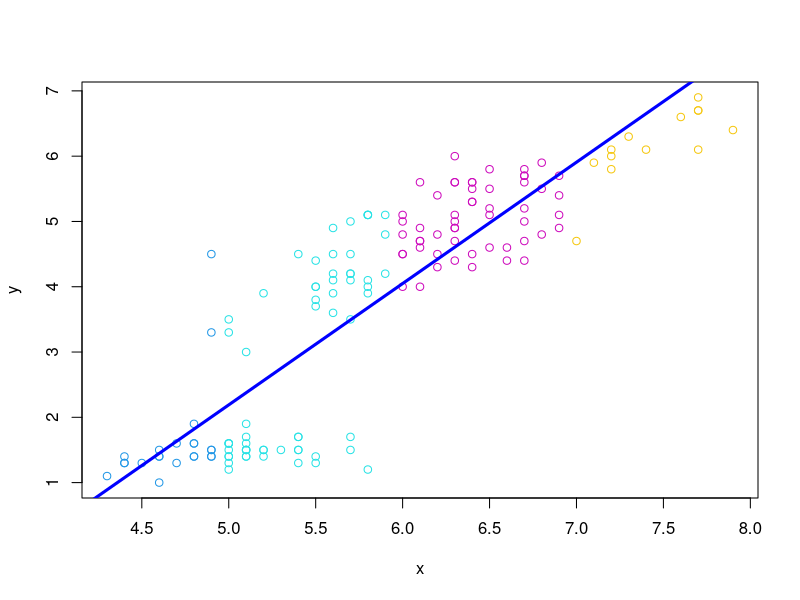

The R source for this figure:
X=iris
head(X)
x=X[,'Sepal.Length']
y=X[,'Petal.Length']
head(x)
head(y)
model1<- lm(y~x)
model1
plot(y~x, col=x)
abline(model1, col="blue", lwd=3)
head(model1$fitted.values)
  
sum((model1$fitted.values-y)^2)
p <-function(a){
  return(-7.101443+1.858433*a)
}

p(20)
